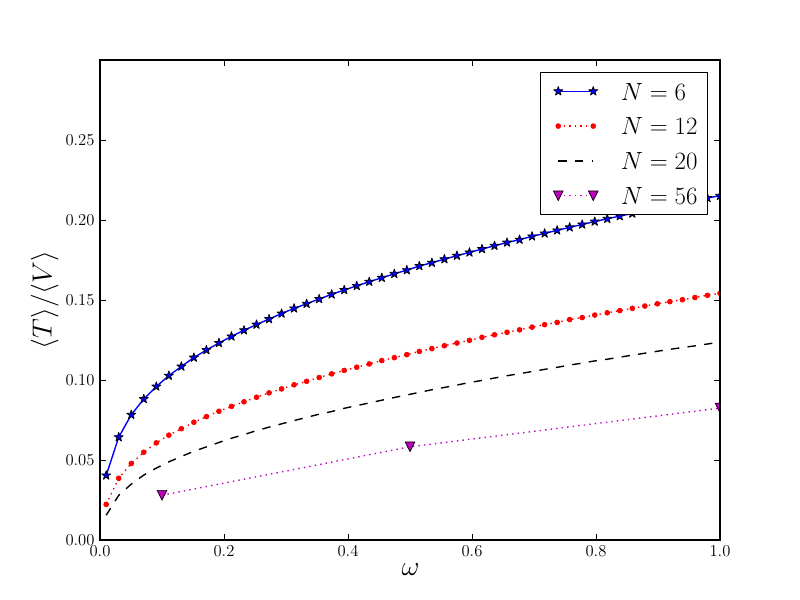

Write the Python code that produced this figure.
#!/usr/bin/python
from numpy import *
from pylab import *
from matplotlib import rc, rcParams
import matplotlib.units as units
import matplotlib.ticker as ticker
import sys
import os


rc('text',usetex=True)
rc('font',**{'family':'serif','serif':['New fits of nuclear forces']})

data6part = loadtxt("w_t_HO_COL_N6.dat")
data12part = loadtxt("w_t_HO_COL_N12.dat")
data20part = loadtxt("w_t_HO_COL_N20.dat")
data56part = loadtxt("w_t_HO_COL_N56.dat")

axis([0,1.0,0, 0.3])
xlabel(r'$\omega$',fontsize=20)
ylabel(r'$\langle T\rangle/\langle V\rangle$',fontsize=20)
plot(data6part[:,0],data6part[:,1]/(data6part[:,2]+data6part[:,3]) ,'b-*', data12part[:,0],  data12part[:,1]/(data12part[:,2]+data12part[:,3]),'r:.', data20part[:,0], data20part[:,1]/(data20part[:,2]+data20part[:,3]),'k--', data56part[:,0], data56part[:,1]/(data56part[:,2]+data56part[:,3]),'m:v', markersize=7)

#title(r'$N=6,\;\omega=0.5$', fontsize=20, horizontalalignment='center')
legend(('$N=6$','$N=12$','$N=20$','$N=56$'),
           'upper right', shadow=False, fancybox=False,prop={"size":18})
legend(loc='upper right')

#xticks( [4,5,6,7,8,9,10,11,12,13,14,15,16,17,18,19,20])
# Save the figure in a separate file
savefig('qdots.pdf', format='pdf')
# Draw the plot to screen
show()
    
